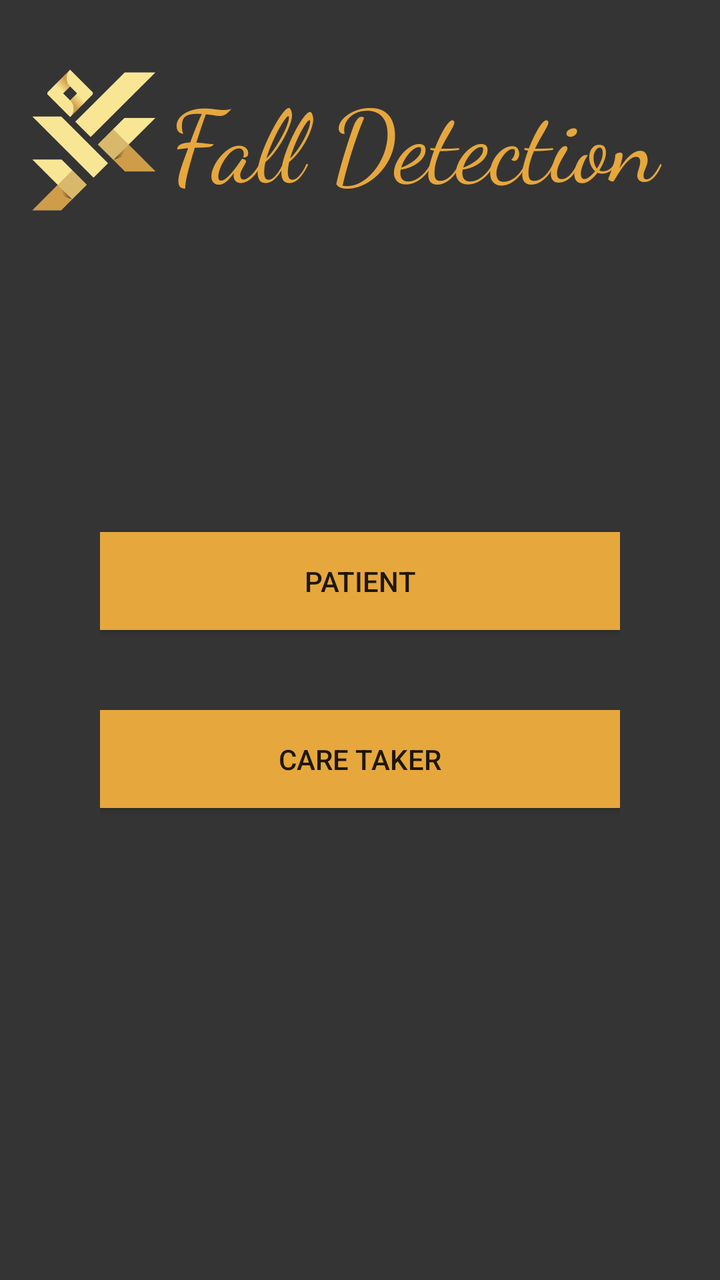
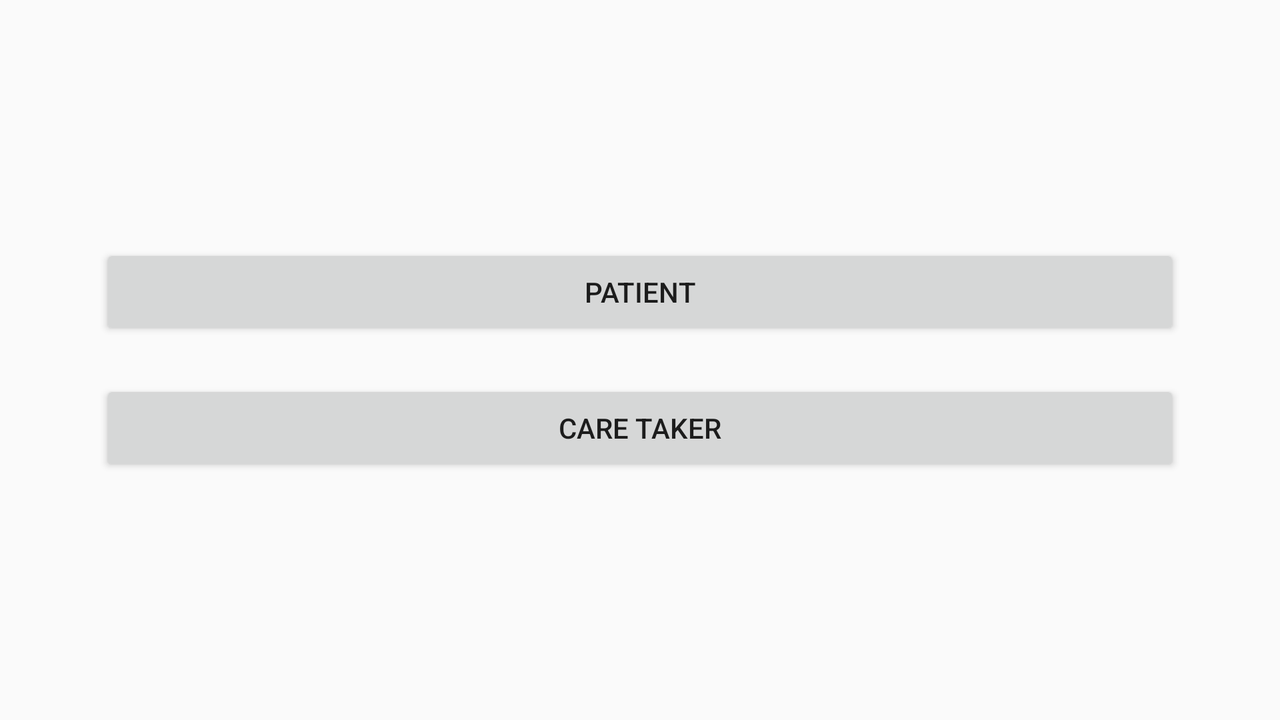

Two renders of one Android screen. The first uses the default layout on a phone; the second uses the alternative layout the repository ships for a different screen configuration, on a matching device. The two XML files are below.
<!-- AndroidManifest.xml: application theme Theme.Fall -->
<!-- res/layout/activity_login.xml -->
<?xml version="1.0" encoding="utf-8"?>
<RelativeLayout xmlns:android="http://schemas.android.com/apk/res/android"
    xmlns:app="http://schemas.android.com/apk/res-auto"
    xmlns:tools="http://schemas.android.com/tools"
    android:layout_width="match_parent"
    android:layout_height="match_parent"
    android:background="#343434"
    tools:context=".login">


    <ImageView
        android:layout_width="match_parent"
        android:layout_height="435dp"
        android:layout_marginBottom="470dp" />

    <TextView
        android:layout_width="311dp"
        android:layout_height="102dp"
        android:layout_marginLeft="85dp"
        android:layout_marginTop="35dp"
        android:fontFamily="cursive"
        android:text="Fall Detection"
        android:textColor="#E6A73D"
        android:textSize="50sp" />

    <ImageView
        android:layout_width="88dp"
        android:layout_height="100dp"
        android:layout_marginTop="20dp"
        android:src="@drawable/logo" />
    <LinearLayout
        android:layout_width="match_parent"
        android:layout_height="match_parent"
        android:layout_marginLeft="50dp"
        android:layout_marginTop="50dp"
        android:layout_marginRight="50dp"
        android:layout_marginBottom="50dp"
        android:gravity="center"
        android:orientation="vertical">

        <Button
            android:id="@+id/ptient"
            android:layout_width="match_parent"
            android:layout_height="wrap_content"
            android:layout_marginTop="30dp"
            android:layout_marginBottom="40dp"
            android:background="#E6A73D"
            android:clickable="false"
            android:padding="15dp"
            android:shadowRadius="10"
            android:text="patient" />

        <Button
            android:id="@+id/caretaker"
            android:layout_width="match_parent"
            android:layout_height="wrap_content"
            android:padding="15dp"
            android:background="#E6A73D"
            android:text="care taker" />

    </LinearLayout>
</RelativeLayout>
<!-- resources referenced by this layout -->
<resources>
  <!-- drawable logo: png bitmap (drawable-v24, 23390 bytes) -->
  <style name="Theme.Fall" parent="Theme.AppCompat.DayNight.NoActionBar">
          
          <item name="colorPrimary">@color/purple_500</item>
          <item name="colorPrimaryVariant">#E6A73D</item>
          <item name="colorOnPrimary">@color/white</item>
          
          <item name="colorSecondary">@color/teal_200</item>
          <item name="colorSecondaryVariant">@color/teal_700</item>
          <item name="colorOnSecondary">@color/black</item>
          
          <item name="android:statusBarColor" tools:targetApi="l">?attr/colorPrimaryVariant</item>
          
      </style>
</resources>
<!-- res/layout-land/activity_login.xml (the author's variant of the layout above) -->
<!-- drawn on the phone turned sideways -->
<?xml version="1.0" encoding="utf-8"?>
<RelativeLayout xmlns:android="http://schemas.android.com/apk/res/android"
    xmlns:app="http://schemas.android.com/apk/res-auto"
    xmlns:tools="http://schemas.android.com/tools"
    android:layout_width="match_parent"
    android:layout_height="match_parent"
    tools:context=".login">

    <LinearLayout
        android:layout_width="match_parent"
        android:layout_height="match_parent"
        android:orientation="vertical"
        android:layout_marginTop="50dp"
        android:layout_marginBottom="50dp"
        android:layout_marginLeft="50dp"
        android:layout_marginRight="50dp"
        android:gravity="center">
        <Button
            android:layout_width="match_parent"
            android:layout_height="wrap_content"
            android:text="patient"
            android:layout_marginBottom="20dp"
            android:id="@+id/ptient"/>
        <Button
            android:layout_width="match_parent"
            android:layout_height="wrap_content"
            android:text="care taker"
            android:id="@+id/caretaker" />

    </LinearLayout>

</RelativeLayout>
<!-- resources referenced by the variant -->
<!-- as the phone turned sideways resolves them -->
<resources>
  <style name="Theme.Fall" parent="Theme.AppCompat.DayNight.NoActionBar">
          
          <item name="colorPrimary">@color/purple_500</item>
          <item name="colorPrimaryVariant">#E6A73D</item>
          <item name="colorOnPrimary">@color/white</item>
          
          <item name="colorSecondary">@color/teal_200</item>
          <item name="colorSecondaryVariant">@color/teal_700</item>
          <item name="colorOnSecondary">@color/black</item>
          
          <item name="android:statusBarColor" tools:targetApi="l">?attr/colorPrimaryVariant</item>
          
      </style>
</resources>
